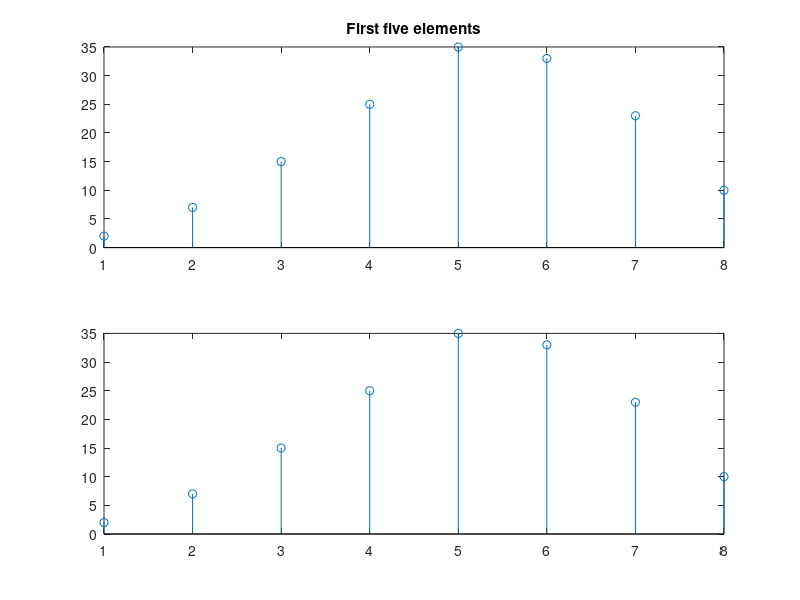
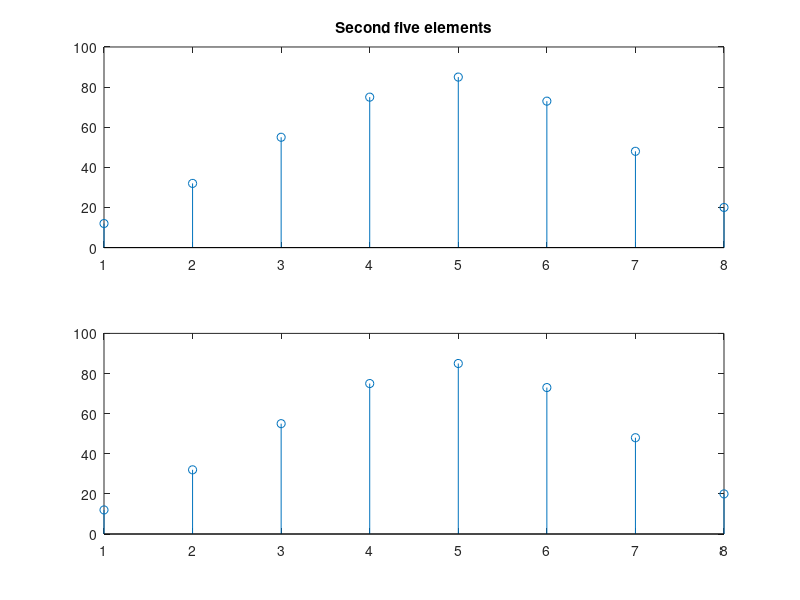
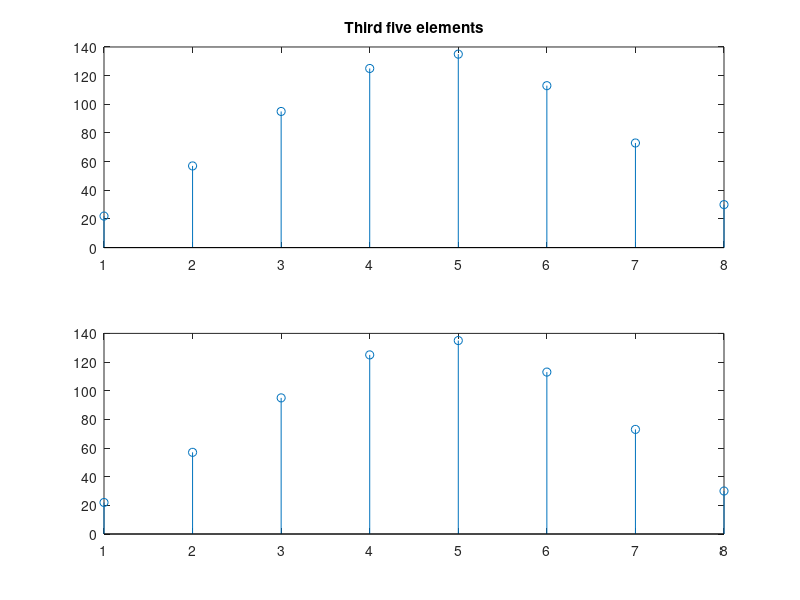
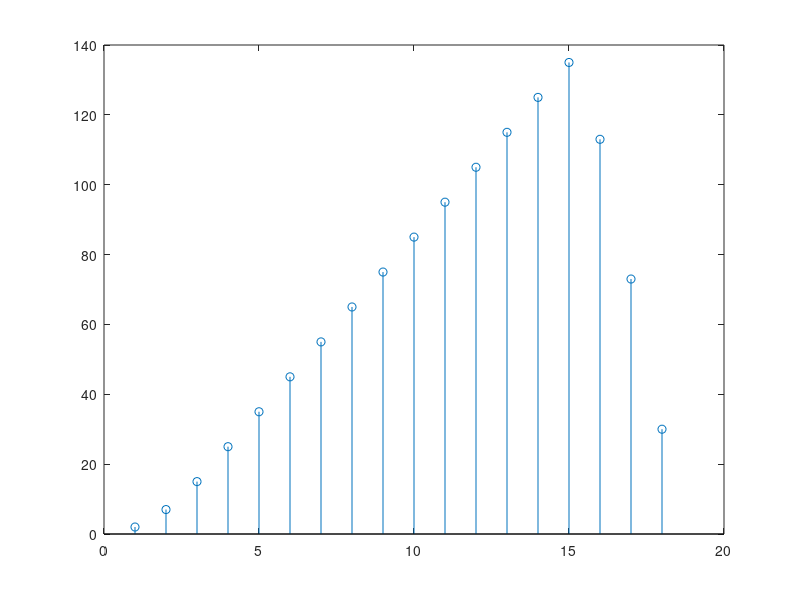

Source code (MATLAB) for these figures, in order:
%OLS
x=1:1:15;
h=[2 3 3 2];
y=conv(x,h);
y1=conv(x(1:5),h);              %No zero padding
y3=conv(x(6:10),h);

y5=conv(x(11:15),h);

L=5;    %chosen so that N=(L+Nfft-1) is a power of 2


Nh=length(h);
Nfft=L+Nh-1;
X1=fft(x(1:5),Nfft);
X2=fft(x(6:10),Nfft);
X3=fft(x(11:15),Nfft);
h_zp=[h zeros(1,(Nfft-Nh))];     %zero-padding
H=fft(h_zp);
Y2=X1.*H;
y2=ifft(Y2);
Y4=X2.*H;
y4=ifft(Y4);
Y6=X3.*H;
y6=ifft(Y6);

figure(1)
subplot(2,1,1);
stem(y1);
title('First five elements');
subplot(2,1,2);
stem(y2);

figure(2)
subplot(2,1,1);
stem(y3);
title('Second five elements');
subplot(2,1,2);
stem(y4);

figure(3)
subplot(2,1,1);
stem(y5);
title('Third five elements');
subplot(2,1,2);
stem(y6);

figure(4);
stem(y);